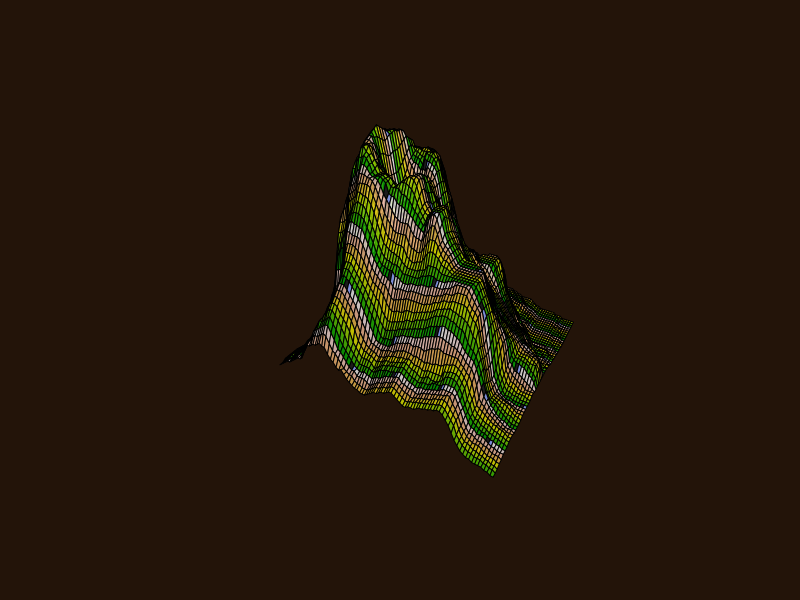

Generate this figure with R:
## ---- chunk 1
# Load the volcano dataset
data(volcano)

# Set the plot background color
par(bg = "#231409")

# Create a custom color palette for the plot
fg_color <- "#7B8DD6"
bg_color <- "#1B1B1B"
terrain_colors <- terrain.colors(100, alpha = 0.8)
custom_colors <- c(bg_color, fg_color, rev(terrain_colors))

# Create a 3D plot with a dark theme and custom colors
persp(
  volcano,
  theta = 30,
  phi = 30,
  col = custom_colors,
  xlab = "X", ylab = "Y",
  zlab = "Height", 
  box = FALSE, 
  axes = FALSE
)

